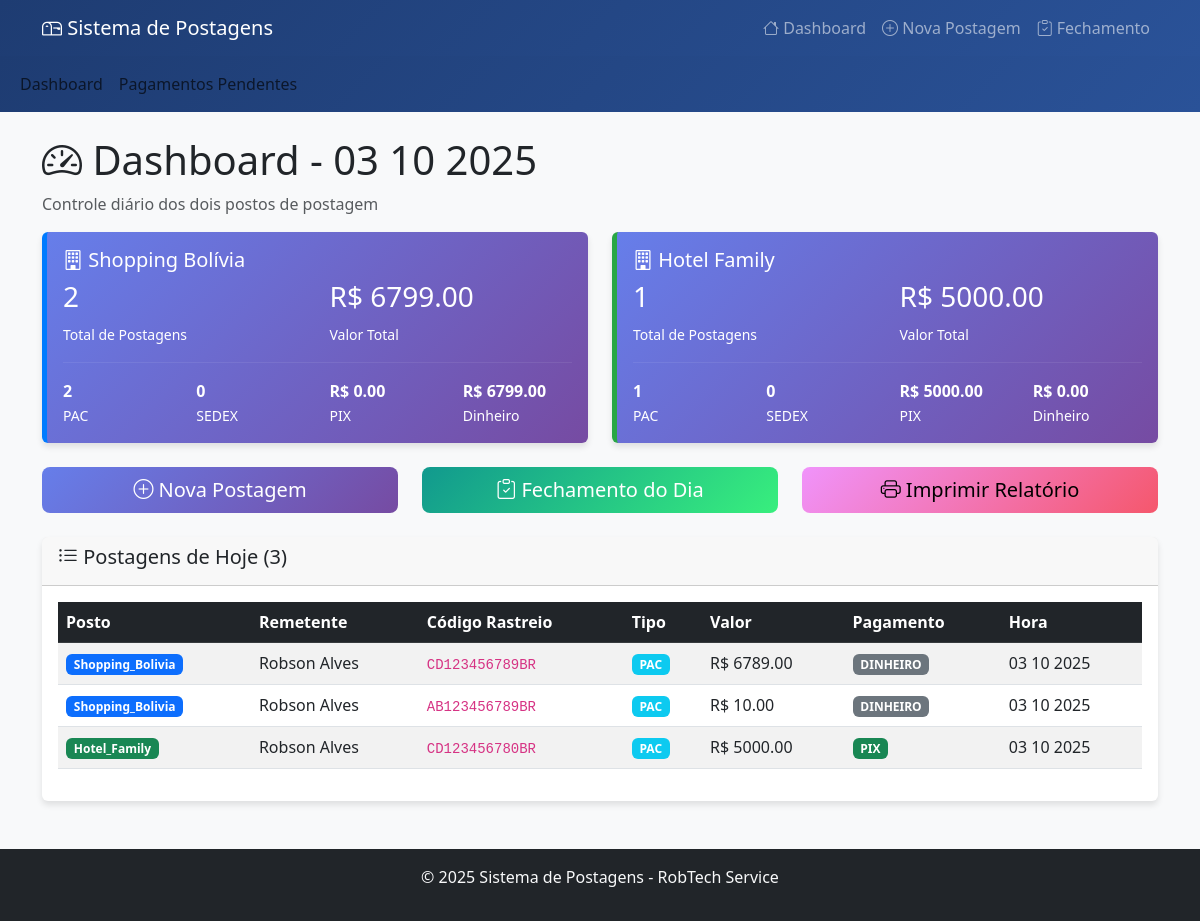
Before: / with the older database file.
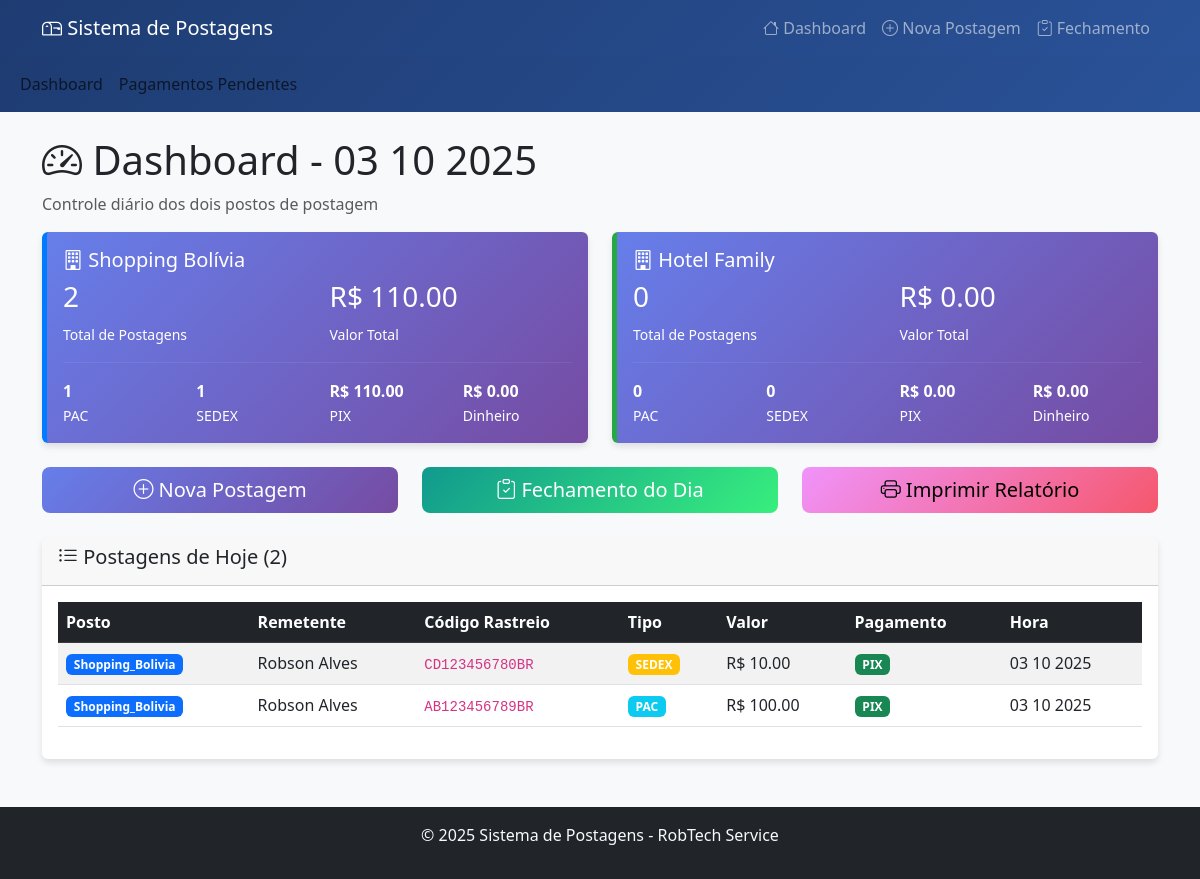
After: the same page with the newer database file.
### tables this page shows
CREATE TABLE postagens (
                id INTEGER PRIMARY KEY AUTOINCREMENT,
                data_postagem DATE NOT NULL,
                posto INTEGER NOT NULL,
                nome_remetente TEXT NOT NULL,
                codigo_rastreio TEXT UNIQUE NOT NULL,
                valor REAL NOT NULL,
                tipo_postagem TEXT NOT NULL CHECK (tipo_postagem IN ('PAC', 'SEDEX')),
                tipo_pagamento TEXT,
                status TEXT DEFAULT 'POSTADO',
                pagamento_pago INTEGER DEFAULT 0,
                data_pagamento DATE,
                observacoes TEXT,
                data_criacao DATETIME DEFAULT CURRENT_TIMESTAMP
            );

### app.py (the view)
@app.route('/')
def index():
    hoje = date.today().strftime('%d %m %Y')
    hoje_db = date.today().strftime('%Y-%m-%d')
    postagens_hoje = sistema.listar_postagens_dia(hoje_db)
    resumo_posto1 = sistema.resumo_dia(hoje_db, 1)
    resumo_posto2 = sistema.resumo_dia(hoje_db, 2)
    return render_template('index.html',
                           postagens=postagens_hoje,
                           resumo_posto1=resumo_posto1,
                           resumo_posto2=resumo_posto2,
                           data_hoje=hoje,
                           NOME_POSTO=NOME_POSTO)

### app.py (called while the page is built)
@app.template_filter('datetimeformat')
def datetimeformat(value, format='%d %m %Y'):
    if value is None:
        return ''
    if isinstance(value, str):
        try:
            dt = datetime.strptime(value, '%Y-%m-%d')
        except:
            try:
                dt = datetime.strptime(value, '%Y-%m-%d %H:%M:%S')
            except:
                return value
    elif isinstance(value, (datetime, date)):
        dt = value
    else:
        return value
    return dt.strftime(format)

    def conectar(self):
        return sqlite3.connect(self.db_name)

### templates/index.html (shortened to what this page needs)
{% extends "base.html" %}
{% block content %}
<div class="row">
    <div class="col-12">
        <h1><i class="bi bi-speedometer2"></i> Dashboard - {{ data_hoje }}</h1>
        <p class="text-muted">Controle diário dos dois postos de postagem</p>
    </div>
</div>
<div class="row mb-4">
    <div class="col-md-6">
        <div class="card stats-card posto-1">
            <div class="card-body">
                <h5 class="card-title"><i class="bi bi-building"></i> Shopping Bolívia</h5>
                <div class="row">
                    <div class="col-6">
                        <h3>{{ resumo_posto1.total_postagens }}</h3>
                        <small>Total de Postagens</small>
                    </div>
                    <div class="col-6">
                        <h3>R$ {{ "%.2f"|format(resumo_posto1.total_valor) }}</h3>
                        <small>Valor Total</small>
                    </div>
                </div>
                <hr style="border-color: rgba(255,255,255,0.3);">
                <div class="row text-sm">
                    <div class="col-3">
                        <strong>{{ resumo_posto1.total_pac }}</strong><br>
                        <small>PAC</small>
                    </div>
                    <div class="col-3">
                        <strong>{{ resumo_posto1.total_sedex }}</strong><br>
                        <small>SEDEX</small>
                    </div>
                    <div class="col-3">
                        <strong>R$ {{ "%.2f"|format(resumo_posto1.total_pix) }}</strong><br>
                        <small>PIX</small>
                    </div>
                    <div class="col-3">
                        <strong>R$ {{ "%.2f"|format(resumo_posto1.total_dinheiro) }}</strong><br>
                        <small>Dinheiro</small>
                    </div>
                </div>
            </div>
        </div>
    </div>
    <div class="col-md-6">
        <div class="card stats-card posto-2">
            <div class="card-body">
                <h5 class="card-title"><i class="bi bi-building"></i> Hotel Family</h5>
                <div class="row">
                    <div class="col-6">
                        <h3>{{ resumo_posto2.total_postagens }}</h3>
                        <small>Total de Postagens</small>
                    </div>
                    <div class="col-6">
                        <h3>R$ {{ "%.2f"|format(resumo_posto2.total_valor) }}</h3>
                        <small>Valor Total</small>
                    </div>
                </div>
                <hr style="border-color: rgba(255,255,255,0.3);">
                <div class="row text-sm">
                    <div class="col-3">
                        <strong>{{ resumo_posto2.total_pac }}</strong><br>
                        <small>PAC</small>
                    </div>
                    <div class="col-3">
                        <strong>{{ resumo_posto2.total_sedex }}</strong><br>
                        <small>SEDEX</small>
                    </div>
                    <div class="col-3">
                        <strong>R$ {{ "%.2f"|format(resumo_posto2.total_pix) }}</strong><br>
                        <small>PIX</small>
                    </div>
                    <div class="col-3">
                        <strong>R$ {{ "%.2f"|format(resumo_posto2.total_dinheiro) }}</strong><br>
                        <small>Dinheiro</small>
                    </div>
                </div>
            </div>
        </div>
    </div>
</div>
<div class="row mb-4">
    <div class="col-md-4">
        <a href="/nova_postagem" class="btn btn-primary btn-lg w-100">
            <i class="bi bi-plus-circle"></i> Nova Postagem
        </a>
    </div>
    <div class="col-md-4">
        <a href="/fechamento" class="btn btn-success btn-lg w-100">
            <i class="bi bi-clipboard-check"></i> Fechamento do Dia
        </a>
    </div>
    <div class="col-md-4">
        <button class="btn btn-warning btn-lg w-100" onclick="window.print()">
            <i class="bi bi-printer"></i> Imprimir Relatório
        </button>
    </div>
</div>
<div class="card">
    <div class="card-header">
        <h5><i class="bi bi-list-ul"></i> Postagens de Hoje ({{ postagens|length }})</h5>
    </div>
    <div class="card-body">
        {% if postagens %}
            <div class="table-responsive">
                <table class="table table-striped table-hover">
                    <thead class="table-dark">
                        <tr>
                            <th>Posto</th>
                            <th>Remetente</th>
                            <th>Código Rastreio</th>
                            <th>Tipo</th>
                            <th>Valor</th>
                            <th>Pagamento</th>
                            <th>Hora</th>
                        </tr>
                    </thead>
                    <tbody>
                        {% for postagem in postagens %}
                        <tr>
                            <td>
                                <span class="badge bg-{{ 'primary' if postagem[2] == 1 else 'success' }}">
                                    {{ NOME_POSTO[postagem[2]] }}
                                </span>
                            </td>
                            <td>{{ postagem[3] }}</td>
                            <td><code>{{ postagem[4] }}</code></td>
                            <td>
                                <span class="badge bg-{{ 'info' if postagem[6] == 'PAC' else 'warning' }}">
                                    {{ postagem[6] }}
                                </span>
                            </td>
                            <td>R$ {{ "%.2f"|format(postagem[5]) }}</td>
                            <td>
                                <span class="badge bg-{{ 'success' if postagem[7] == 'PIX' else 'secondary' }}">
                                    {{ postagem[7] }}
                                </span>
                            </td>
                            <td>
                                {% if postagem[12] %}
                                    {{ postagem[12]|datetimeformat }}
                                {% else %}
                                    -
                                {% endif %}
                            </td>
                        </tr>
                        {% endfor %}
                    </tbody>
                </table>
            </div>
        {% else %}
            <div class="text-center text-muted py-4">
                <i class="bi bi-inbox" style="font-size: 3rem;"></i>
                <p class="mt-2">Nenhuma postagem registrada hoje</p>
                <a href="/nova_postagem" class="btn btn-primary">Registrar Primeira Postagem</a>
            </div>
        {% endif %}
    </div>
</div>
{% endblock %}

### templates/base.html (shortened to what this page needs)
<!DOCTYPE html>
<html lang="pt-BR">
<head>
    <link href="https://cdn.jsdelivr.net/npm/bootstrap@5.3.0/dist/css/bootstrap.min.css" rel="stylesheet">
    <link href="https://cdn.jsdelivr.net/npm/bootstrap-icons@1.10.0/font/bootstrap-icons.css" rel="stylesheet">
</head>
<body>
    <nav class="navbar navbar-expand-lg navbar-dark">
        <div class="container">
            <a class="navbar-brand" href="/">
                <i class="bi bi-mailbox"></i> Sistema de Postagens
            </a>
            <div class="collapse navbar-collapse" id="navbarNav">
                <ul class="navbar-nav ms-auto">
                    <li class="nav-item">
                        <a class="nav-link" href="/"><i class="bi bi-house"></i> Dashboard</a>
                    </li>
                    <li class="nav-item">
                        <a class="nav-link" href="/nova_postagem"><i class="bi bi-plus-circle"></i> Nova Postagem</a>
                    </li>
                    <li class="nav-item">
                        <a class="nav-link" href="/fechamento"><i class="bi bi-clipboard-check"></i> Fechamento</a>
                    </li>
                </ul>
            </div>
        </div>
    </nav>
    <nav class="navbar navbar-expand-lg navbar-light bg-light">
  <div class="container-fluid">
    <ul class="navbar-nav me-auto mb-2 mb-lg-0">
      <li class="nav-item">
        <a class="nav-link" href="{{ url_for('index') }}">Dashboard</a>
      </li>
      <li class="nav-item">
        <a class="nav-link" href="{{ url_for('listar_pendentes') }}">Pagamentos Pendentes</a>
      </li>
    </ul>
  </div>
</nav>
    <div class="container mt-4">
        {% block content %}{% endblock %}
    </div>
    <footer class="bg-dark text-light text-center mt-5 py-3">
        <div class="container">
            <p>&copy; 2025 Sistema de Postagens - RobTech Service</p>
        </div>
    </footer>
</body>
</html>

### templates/base.html (style rules this page uses)
body { background-color: #f8f9fa; }
.navbar { background: linear-gradient(135deg, #1e3c72, #2a5298); }
.card { border: none; box-shadow: 0 4px 6px rgba(0, 0, 0, 0.1); transition: transform 0.2s; }
.btn-primary { background: linear-gradient(135deg, #667eea, #764ba2); border: none; }
.btn-success { background: linear-gradient(135deg, #11998e, #38ef7d); border: none; }
.btn-warning { background: linear-gradient(135deg, #f093fb, #f5576c); border: none; }
.stats-card { background: linear-gradient(135deg, #667eea, #764ba2); color: white; }
.posto-1 { border-left: 5px solid #007bff; }
.posto-2 { border-left: 5px solid #28a745; }

Changed rows visible on the page:
removed postagens: posto "Shopping_Bolivia", nome_remetente "Robson Alves", codigo_rastreio "CD123456789BR", tipo_postagem "PAC", valor "6789.00", tipo_pagamento "DINHEIRO", data_criacao "03 10 2025"
changed postagens "CD123456780BR": posto "Hotel_Family" → "Shopping_Bolivia"; tipo_postagem "PAC" → "SEDEX"; valor "5000.00" → "10.00"; moves up the list
changed postagens "AB123456789BR": valor "10.00" → "100.00"; tipo_pagamento "DINHEIRO" → "PIX"
Other visible differences:
{{ "%.2f"|format(resumo_posto1.total_valor) }}: "6799.00" → "110.00"
{{ resumo_posto1.total_pac }}: "2" → "1"
{{ resumo_posto1.total_sedex }}: "0" → "1"
{{ "%.2f"|format(resumo_posto1.total_pix) }}: "0.00" → "110.00"
{{ "%.2f"|format(resumo_posto1.total_dinheiro) }}: "6799.00" → "0.00"
{{ resumo_posto2.total_postagens }}: "1" → "0"
{{ "%.2f"|format(resumo_posto2.total_valor) }}: "5000.00" → "0.00"
{{ resumo_posto2.total_pac }}: "1" → "0"
{{ "%.2f"|format(resumo_posto2.total_pix) }}: "5000.00" → "0.00"
{{ postagens|length }}: "3" → "2"
